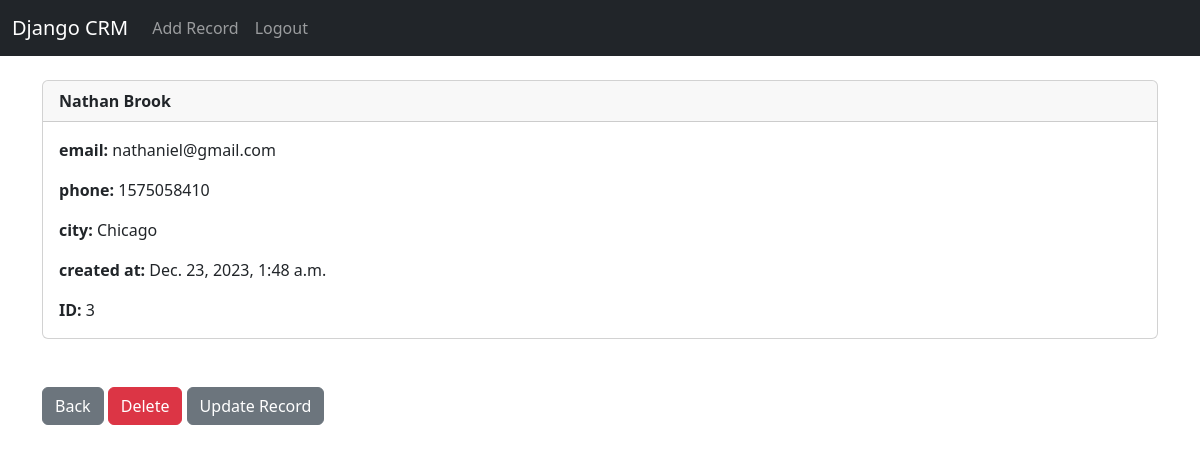
Screenshot of /record/3 (signed in) with the database file from the repository.
### website/models.py (models this page shows, shortened)
class Record(models.Model):
    created_at = models.DateTimeField(auto_now_add=True)
    first_name = models.CharField(max_length = 50)
    last_name = models.CharField(max_length = 50)
    email = models.CharField(max_length = 100)
    phone = models.CharField(max_length = 15)
    city = models.CharField(max_length = 50)

### website/views.py (the view)
# urls.py: path('record/<int:pk>', views.customer_record, name='record'),
def customer_record(request, pk):
    if request.user.is_authenticated:
        customer_record = Record.objects.get(id=pk) #getting a single obj
        return render(request, 'record.html', {'customer_record': customer_record})
    else:
        messages.success(request, 'You must be logged in to view that page')
        return redirect('home')

### website/templates/record.html
{% extends 'base.html' %}
{% block content %}
<div class="card">
  <div class="card-header"><strong>
    	{{ customer_record.first_name }}
		{{ customer_record.last_name }}</strong>
  </div>
  <div class="card-body">
<p class="card-text">
<strong>email: </strong>{{ customer_record.email }}</p>
<p class="card-text">
<strong>phone: </strong>{{ customer_record.phone }}
</p>
<p class="card-text">
<strong>city: </strong>{{ customer_record.city }}</p>
<p class="card-text">
<strong>created at: </strong>{{ customer_record.created_at }}</p>
<p class="card-text">
<strong>ID: </strong>{{ customer_record.id }}</p>
  </div>
</div>
<br/><br/>
<a href="{% url 'home' %}" class="btn btn-secondary">Back</a>
<a href="{% url 'delete_record' customer_record.id %}" class="btn btn-danger">Delete</a>
<a href="{% url 'update_record' customer_record.id %}" class="btn btn-secondary">Update Record</a>
{% endblock %}

### rows the page displays
Record: first_name "Nathan", last_name "Brook", email "nathaniel@gmail.com", phone "1575058410", city "Chicago", created_at "Dec. 23, 2023, 1:48 a.m.", id "3"
